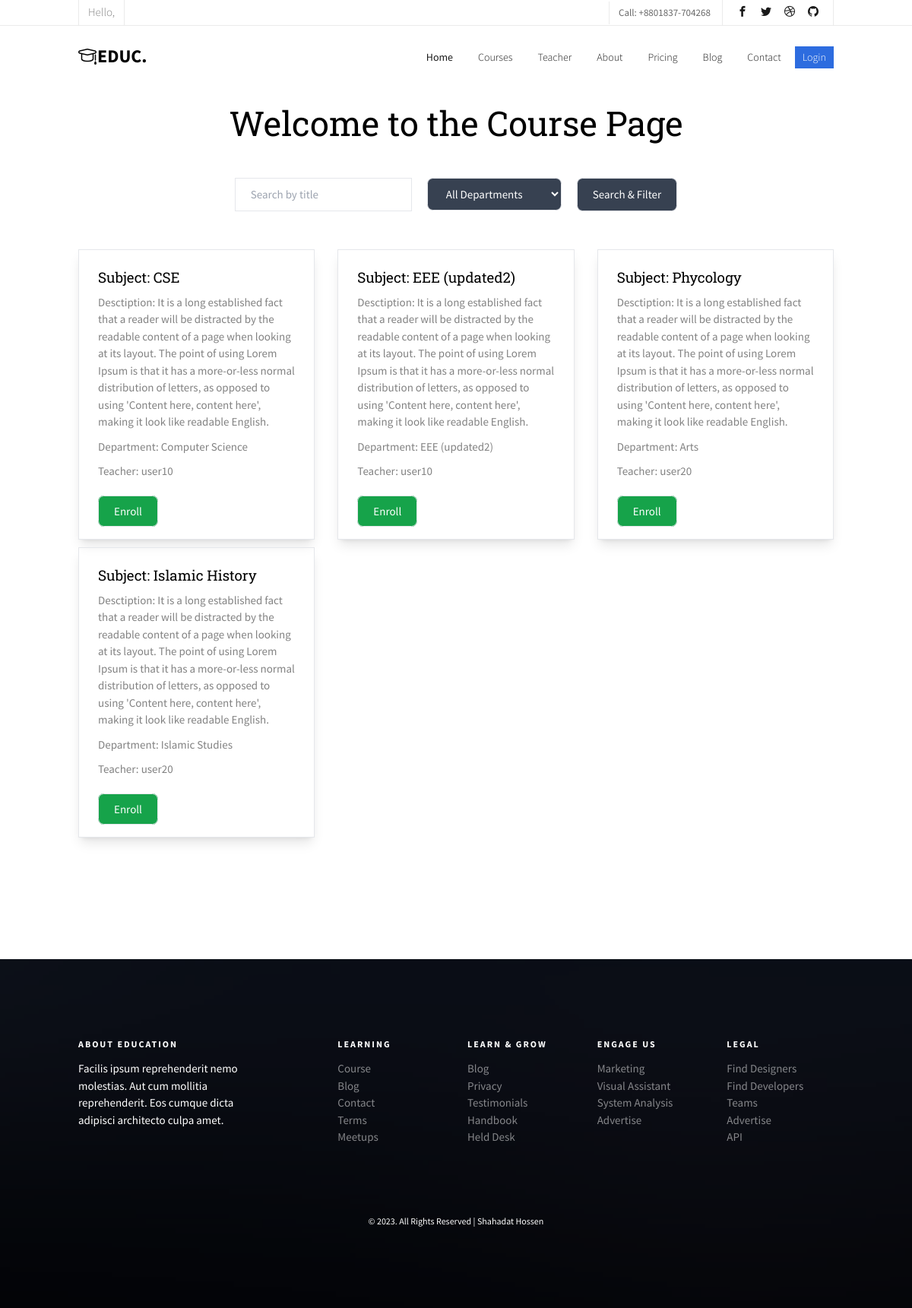
Page /courses/ on the committed database.
### courses/models.py (models this page shows, shortened)
class Course(models.Model):
    title = models.CharField(max_length=200)
    description = models.TextField()
    department = models.CharField(max_length=100)
    teacher = models.ForeignKey(User, on_delete=models.CASCADE)

### courses/views.py (the view)
# urls.py: path('', views.HomePageView.as_view(), name='all_courses_student_panel'),
class HomePageView(View):
    template_name = 'homepage.html'
    def get(self, request):
        courses = Course.objects.all()
        query = request.GET.get('q')
        if query:
            courses = courses.filter(title__icontains=query)
        departments = Course.objects.values_list(
            'department', flat=True).distinct()
        department_filter = request.GET.get('department')
        if department_filter:
            courses = courses.filter(department=department_filter)
        context = {
            'courses': courses,
            'departments': departments,
        }
        return render(request, self.template_name, context)

### courses/templates/homepage.html (shortened to what this page needs)
{% extends 'base.html' %}
{% block body %}
<div class="container mb-[75px] md:mb-[150px]">
  <h1 class="text-center text-4xl md:text-7xl mt-10 mb-10 md:mb-20">Welcome to the Course Page</h1>
  <form class="flex flex-col md:flex-row items-center justify-center mx-auto gap-8 mb-[50px]" method="GET" action="{% url 'all_courses_student_panel' %}">
    <input type="text" name="q" placeholder="Search by title" class="border py-4 px-8">
    <select name="department" class="px-8 py-4 border rounded-xl bg-gray-700 text-white">
        <option value="">All Departments</option>
    </select>
    <button type="submit" class="px-8 py-4 border rounded-xl bg-gray-700 text-white">Search & Filter</button>
  </form>
  <div class="row">
    {% for course in courses %}
    <div class="col-lg-4 col-md-6 col-sm-12 mb-4">
      <div class="border shadow-lg p-10">
          <h5 class="text-3xl mb-[10px]">Subject: {{ course.title }}</h5>
          <p class="mb-[10px]"><span>Desctiption:</span> {{ course.description }}</p>
          <p class="mb-[10px]"><span>Department:</span> {{ course.department }}</p>
          <p class="mb-[30px]"><span>Teacher:</span> {{ course.teacher.username }}</p>
          <a href="#" class="px-8 py-4 border rounded-xl bg-green-600 text-white">Enroll</a>
      </div>
    </div>
    {% empty %}
    <div class="empty-message">
      No courses are available.
    </div>
    {% endfor %}
  </div>
</div>
{% endblock %}

### templates/base.html (shortened to what this page needs)
<!DOCTYPE html>
{% load static %}
<html lang="en">
  <head>
    <script src="https://cdn.tailwindcss.com"></script>
    <link rel="stylesheet" href="{% static 'css/animate.css' %}" />
    <link rel="stylesheet" href="{% static 'css/icomoon.css' %}" />
    <link rel="stylesheet" href="{% static 'css/bootstrap.css' %}" />
    <link rel="stylesheet" href="{% static 'css/magnific-popup.css' %}" />
    <link rel="stylesheet" href="{% static 'css/owl.carousel.min.css' %}" />
    <link
      rel="stylesheet"
      href="{% static 'css/owl.theme.default.min.css' %}"
    />
    <link rel="stylesheet" href="{% static 'css/flexslider.css' %}" />
    <link rel="stylesheet" href="{% static 'css/pricing.css' %}" />
    <link rel="stylesheet" href="{% static 'css/style.css' %}" />
  </head>
  <body>
    <div id="page">
      <nav class="fh5co-nav" role="navigation">
        <div class="top">
          <div class="container">
            <div class="row">
              <div class="col-xs-12 text-right">
                <p class="site">Hello, {{user.get_full_name}}</p>
                <p class="num">Call: +8801837-704268</p>
                <ul class="fh5co-social">
                  <li>
                    <a href="#"><i class="icon-facebook2"></i></a>
                  </li>
                  <li>
                    <a href="#"><i class="icon-twitter2"></i></a>
                  </li>
                  <li>
                    <a href="#"><i class="icon-dribbble2"></i></a>
                  </li>
                  <li>
                    <a href="#"><i class="icon-github"></i></a>
                  </li>
                </ul>
              </div>
            </div>
          </div>
        </div>
        <div class="top-menu">
          <div class="container">
            <div class="row">
              <div class="col-xs-2">
                {% if user.is_authenticated %}
                {% if user.account.user_type == 'Teacher' %}
                  <div id="fh5co-logo">
                    <a href="{% url 'courses' %}">
                      <i class="icon-study"></i>Educ<span>.</span>
                    </a>
                  </div>
                {% else %}
                  <div id="fh5co-logo">
                    <a href="{% url 'all_courses_student_panel' %}">
                      <i class="icon-study"></i>Educ<span>.</span>
                    </a>
                  </div>
                {% endif %}
              {% else %}
                <div id="fh5co-logo">
                  <a href="{% url 'home' %}">
                    <i class="icon-study"></i>Educ<span>.</span>
                  </a>
                </div>
              {% endif %}
              </div>
              <div class="col-xs-10 text-right menu-1">
                <ul>
                  {% if user.is_authenticated %}
                    {% if user.account.user_type == 'Teacher' %}
                      <li><a href="{% url 'creation' %}">Create Courses</a></li>
                      <li><a href="{% url 'courses' %}">All Courses</a></li>
                    {% elif user.account.user_type == 'Student' %}
                      <li><a href="{% url 'dashboard' %}">Home</a></li>
                      <li><a href="{% url 'teacher' %}">Teacher</a></li>
                      <li><a href="{% url 'all_courses_student_panel' %}">All Courses</a></li>
                    {% endif %}
                    <li class="btn-cta">
                      <a href="{% url 'logout' %}"><span>Log Out</span></a>
                    </li>
                {% else %}
                  <li class="active"><a href="{% url 'home' %}">Home</a></li>
                    <li><a href="{% url 'courses_template' %}">Courses</a></li>
                    <li><a href="{% url 'teacher' %}">Teacher</a></li>
                    <li><a href="{% url 'about' %}">About</a></li>
                    <li><a href="{% url 'pricing' %}">Pricing</a></li>
                    <li class="has-dropdown">
                      <a href="{% url 'blog' %}">Blog</a>
                    </li>
                  <li><a href="{% url 'contact' %}">Contact</a></li>
                    <li class="btn-cta">
                      <a href="{% url 'login' %}"><span>Login</span></a>
                    </li>
                {% endif %}
                </ul>
              </div>
            </div>
          </div>
        </div>
      </nav>
      {% block body %} {% endblock %}
      <footer
        id="fh5co-footer"
        role="contentinfo"
        style="background-image: url(images/img_bg_4.jpg)"
      >
        <div class="overlay"></div>
        <div class="container">
          <div class="row row-pb-md">
            <div class="col-md-3 fh5co-widget">
              <h3>About Education</h3>
              <p>
                Facilis ipsum reprehenderit nemo molestias. Aut cum mollitia
                reprehenderit. Eos cumque dicta adipisci architecto culpa amet.
              </p>
            </div>
            <div class="col-md-2 col-sm-4 col-xs-6 col-md-push-1 fh5co-widget">
              <h3>Learning</h3>
              <ul class="fh5co-footer-links">
                <li><a href="#">Course</a></li>
                <li><a href="#">Blog</a></li>
                <li><a href="#">Contact</a></li>
                <li><a href="#">Terms</a></li>
                <li><a href="#">Meetups</a></li>
              </ul>
            </div>
            <div class="col-md-2 col-sm-4 col-xs-6 col-md-push-1 fh5co-widget">
              <h3>Learn &amp; Grow</h3>
              <ul class="fh5co-footer-links">
                <li><a href="#">Blog</a></li>
                <li><a href="#">Privacy</a></li>
                <li><a href="#">Testimonials</a></li>
                <li><a href="#">Handbook</a></li>
                <li><a href="#">Held Desk</a></li>
              </ul>
            </div>
            <div class="col-md-2 col-sm-4 col-xs-6 col-md-push-1 fh5co-widget">
              <h3>Engage us</h3>
              <ul class="fh5co-footer-links">
                <li><a href="#">Marketing</a></li>
                <li><a href="#">Visual Assistant</a></li>
                <li><a href="#">System Analysis</a></li>
                <li><a href="#">Advertise</a></li>
              </ul>
            </div>
            <div class="col-md-2 col-sm-4 col-xs-6 col-md-push-1 fh5co-widget">
              <h3>Legal</h3>
              <ul class="fh5co-footer-links">
                <li><a href="#">Find Designers</a></li>
                <li><a href="#">Find Developers</a></li>
                <li><a href="#">Teams</a></li>
                <li><a href="#">Advertise</a></li>
                <li><a href="#">API</a></li>
              </ul>
            </div>
          </div>
          <div class="row copyright">
            <div class="col-md-12 text-center">
              <p>
                <small class="block">© 2023. All Rights Reserved | Shahadat Hossen</small>
              </p>
            </div>
          </div>
        </div>
      </footer>
    </div>
  </body>
</html>

### static/css/icomoon.css (style rules this page uses)
[class^="icon-"], [class*=" icon-"] { font-family: 'icomoon' !important; speak: none; font-style: normal; font-weight: normal; font-variant: normal; text-transform: none; line-height: 1; -webkit-font-smoothing: antialiased; -moz-osx-font-smoothing: grayscale; }
.icon-study:before { content: "\e924"; }
.icon-facebook2:before { content: "\eac0"; }
.icon-twitter2:before { content: "\eac6"; }
.icon-dribbble2:before { content: "\ead7"; }
.icon-github:before { content: "\eae0"; }

### rows in the picture
Course: title "CSE", description "It is a long established fact that a reader will be distracted by the readable content of a page when looking at its layout. The point of using Lorem Ipsum is that it has a more-or-less normal distribution of letters, as opposed to using 'Content here, content here', making it look like readable English.", department "Computer Science", teacher.username "user10"
Course: title "EEE (updated2)", description "It is a long established fact that a reader will be distracted by the readable content of a page when looking at its layout. The point of using Lorem Ipsum is that it has a more-or-less normal distribution of letters, as opposed to using 'Content here, content here', making it look like readable English.", department "EEE (updated2)", teacher.username "user10"
Course: title "Phycology", description "It is a long established fact that a reader will be distracted by the readable content of a page when looking at its layout. The point of using Lorem Ipsum is that it has a more-or-less normal distribution of letters, as opposed to using 'Content here, content here', making it look like readable English.", department "Arts", teacher.username "user20"
Course: title "Islamic History", description "It is a long established fact that a reader will be distracted by the readable content of a page when looking at its layout. The point of using Lorem Ipsum is that it has a more-or-less normal distribution of letters, as opposed to using 'Content here, content here', making it look like readable English.", department "Islamic Studies", teacher.username "user20"
